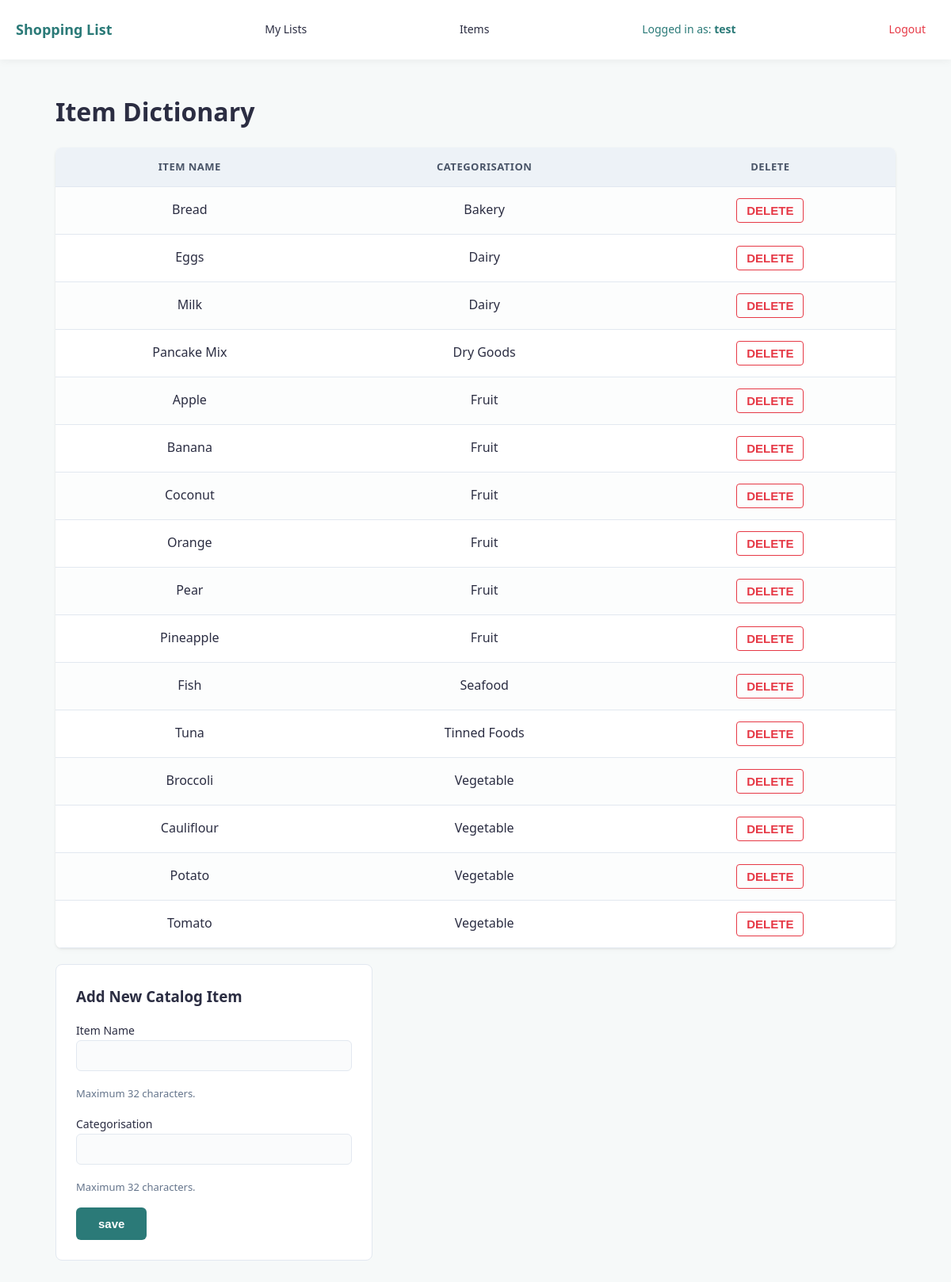
Before: /item_dictionary (signed in) with the older database file.
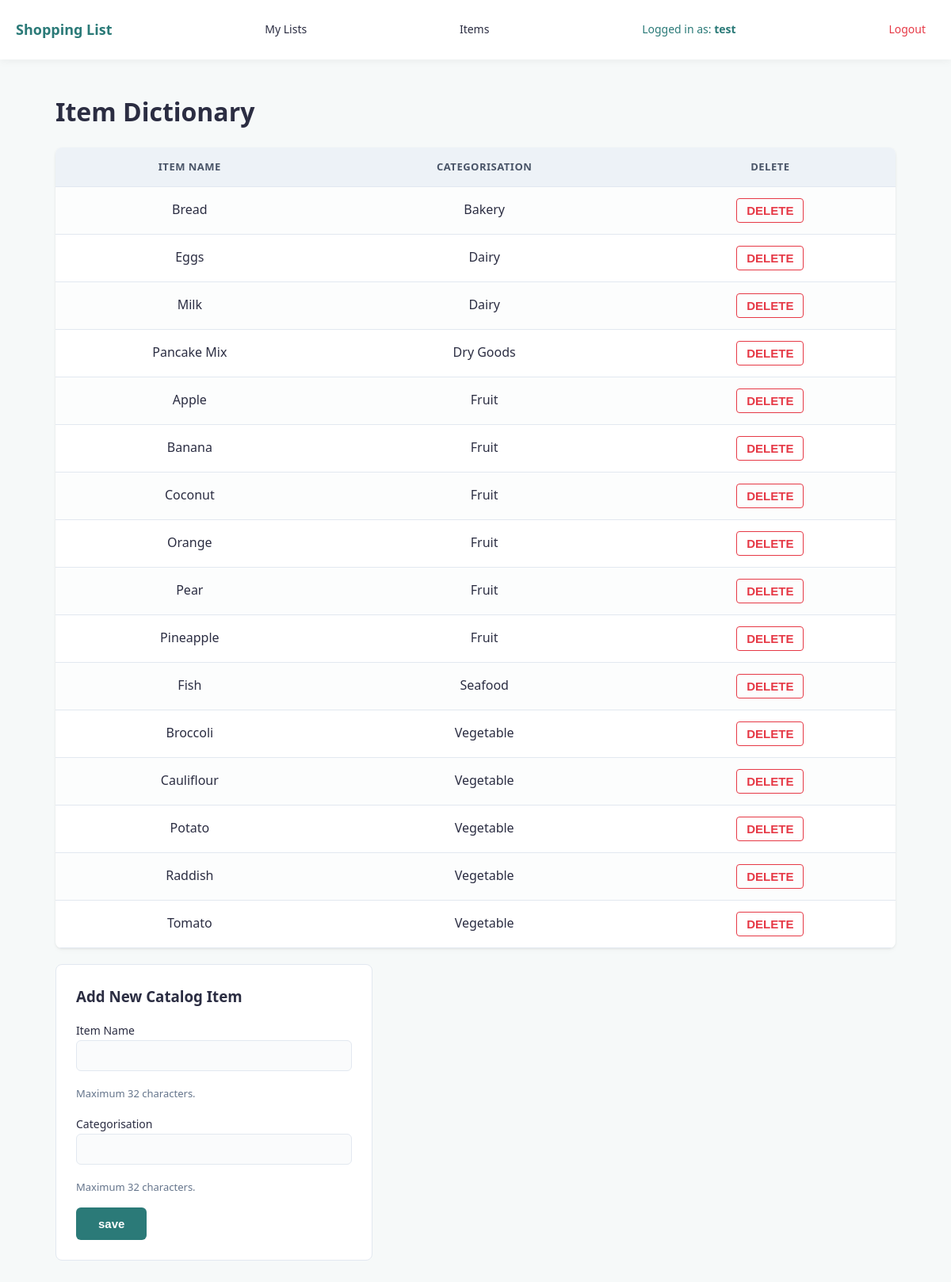
After: the same page with the newer database file.
### tables this page shows
CREATE TABLE "item" (item_id INTEGER NOT NULL PRIMARY KEY, item_name TEXT NOT NULL, "categorisation" TEXT, user_id INTEGER REFERENCES user (user_id));

### shopping_list.py (the view, shortened to what this page needs)
@app.route("/item_dictionary", methods=["GET", "POST"])
def item_dictionary():
    if "user_id" not in session:
        return redirect(url_for("login"))
    current_user_id = session["user_id"]
    error = ''
    sql = "SELECT * FROM item WHERE user_id = ? ORDER BY LOWER(categorisation) ASC, LOWER(item_name) ASC;"
    results = query_db(sql, [current_user_id]) or []
    return render_template("item_dictionary.html", item_dictionary=results, error=error)

### shopping_list.py (called while the page is built)
def get_db():
    db = getattr(g, '_database', None)
    if db is None:
        db = g._database = sqlite3.connect(DATABASE)
        db.row_factory = sqlite3.Row
    return db

@app.teardown_appcontext
def close_connection(exception):
    db = getattr(g, '_database', None)
    if db is not None:
        db.close()

def query_db(query, args=(), one=False, commit=False, return_id=False):
    db = get_db()
    cur = get_db().execute(query, args)
    if commit:
        db.commit()
    if return_id:
        last_id = cur.lastrowid
        cur.close()
        return last_id
    rv = cur.fetchall()
    cur.close()
    return rv[0] if (rv and one) else (None if one else rv)

### templates/item_dictionary.html (shortened to what this page needs)
{% extends "index.html" %}
{% block body %}
<h1>Item Dictionary</h1>
{% if item_dictionary %}
<form action="{{ url_for('item_dictionary') }}" method="post">
<table>
    <tr>
        <th>Item Name</th>
        <th>Categorisation</th>
        <th>DELETE</th>
    </tr>
    {% for item in item_dictionary %}
    <tr>
        <td>{{ item.item_name }}</td>
        <td>{{ item.categorisation }}</td>
        <td>
            <input type="submit" value="DELETE" form="delete-catalog-form-{{ item.item_id }}">
        </td>
    </tr>
    {% endfor %}
</table>
</form>
{% else %}
<div class="card empty">
    <p>Your item catalog is currently empty. Register your first item below!</p>
</div>
{% endif %}
<div class="card" id="add-items">
    <form action="{{ url_for('item_dictionary') }}" method="post">
        <h3>Add New Catalog Item</h3>
        <label for="item_name">Item Name</label><br>
        <input type="text" name="item_name" id="item_name"><br>
        <p class="guidelines">Maximum 32 characters.</p>
        <label for="item_categorisation">Categorisation</label><br>
        <input type="text" name="categorisation" id="item_categorisation"><br>
        <p class="guidelines">Maximum 32 characters.</p>
        <input type="submit" value="save">
    </form>
</div>
{% endblock  %}

Changed rows visible on the page:
removed item: item_name "Tuna", categorisation "Tinned Foods"
added item: item_name "Raddish", categorisation "Vegetable"
